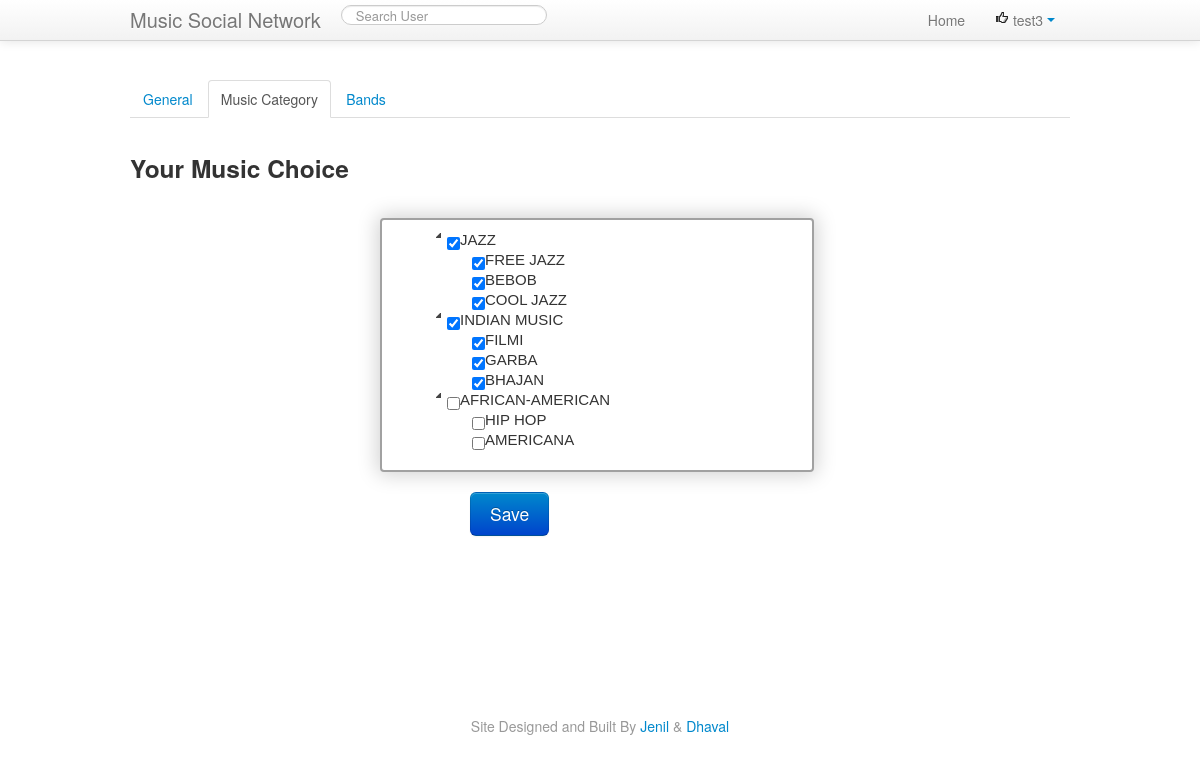
Page /musicCategory.php (signed in) on the committed database.
### tables this page shows
CREATE TABLE IF NOT EXISTS `music_category` (
  `catId` int(11) NOT NULL,
  `catName` varchar(100) DEFAULT NULL,
  `originCity` varchar(100) DEFAULT NULL,
  `parentCatId` int(11) DEFAULT NULL,
  `catDesc` varchar(500) DEFAULT NULL,
  `tags` varchar(200) DEFAULT NULL,
  `instruments` varchar(200) DEFAULT NULL
);

### dbHelper.php (called while the page is built, shortened)
<?php
    class db
    {
        private $dbo = null;
        public function __construct()
        {
			$this->dbo = new PDO("mysql:host=localhost;dbname=music_socialnetwork", "root", "");
        }
		public function getAllParentCategory()
        {
            $queryString = "SELECT * FROM music_category mc where mc.catId in (select distinct(parentCatId) from music_category)";
            $query = $this->dbo->query($queryString);
            return $query;
        }
		public function getAllChildCategory($parCatId){
			$queryString = "SELECT * FROM music_category mc where mc.parentCatId = '$parCatId'";
            $query = $this->dbo->query($queryString);
            return $query;
		}
}
?>

### musicCategory.php (the view, shortened to what this page needs)
<?php
		require 'dbHelper.php';
		$dbo = new db();
 ?>
<html>
<head>
    <?php include 'header.php'; ?>
    <link rel="stylesheet" type="text/css"
          href="http://code.jquery.com/ui/1.10.1/themes/base/jquery-ui.css"/>
    <link rel="stylesheet" type="text/css" href="src/css/jquery.tree.css"/>
</head>
<body>
		<div class="container" style="margin-top: 40px;">
		<?php if($_SESSION['userType']=='USER') { ?>
		<ul class="nav nav-tabs">
			<li><a href="settings">General</a></li>
			<li class="active"><a href="musicCategory">Music Category</a></li>
			<li><a href="userBands">Bands</a></li>
		</ul>
		<?php }else if($_SESSION['userType']=='BAND') { ?>
		 <ul class="nav nav-tabs">
			<li><a href="bandSetting">General</a></li>
			<li><a href="addArtist">Artist</a></li>
			<li class="active"><a href="musicCategory">Music Category</a></li>
			<li><a href="bandConcert">Concerts</a></li>
		</ul>
		<?php } ?>
            <form method="post" action="">
            <div class="row-fluid">
                <div class="span4">
                    <h3>Your Music Choice</h3>
                </div>
            </div>
            <div class="row-fluid" >
			<div id="example-7">
			<div style="border:2px solid #a1a1a1;
                  margin-top:20px;
				  margin-left:250px;
                  font-size:15px;
                  padding:10px 40px;
                  box-shadow: 0px 0px 20px 3px #d3d3d3;
                  border-radius: 4px;
                  background-color: #ffffff;width:350px;">
                <ul>
				 <?php
					$query = $dbo->getAllParentCategory();
					while ($row = $query->fetch(PDO::FETCH_ASSOC))
				{?>
                    <li><input type="checkbox" id="<?php echo $row['catId'] ?>" title="<?php echo $row['catDesc'] ?>" name=musicCat[] value="<?php echo $row['catId'] ?>"><span><?php echo $row['catName'] ?></span>
                        <ul>
							<?php
								$query1 = $dbo->getAllChildCategory($row['catId']);
								while ($row1 = $query1->fetch(PDO::FETCH_ASSOC)){
							?>
                            <li><input type="checkbox" id="<?php echo $row1['catId'] ?>" title="<?php echo $row1['catDesc'] ?>" name=musicCat[] value="<?php echo $row1['catId'] ?>"><span><?php echo $row1['catName'] ?></span>
								<?php } ?>
                        </ul>
						<?php
						}
						?>
                </ul>
            </div>
        </div>
		<div class="span4 offset4">
                    <div class="control-group" >
                        <div class="controls" >
                            <br/><button type="submit" class="btn btn-primary btn-large" value="save" name="submit">Save</button>
                        </div>
                    </div>
            </div>
		</form>
		</div>
<?php include 'footer.php'; ?>
</body>
</html>

### header.php (shortened to what this page needs)
<link rel="stylesheet" href="css/bootstrap.css">
<div class="navbar navbar-fixed-top head-top">
    <div class="navbar-inner ">
        <div class="container">
            <a href="#" class="brand">Music Social Network</a>
            <div class="nav-collapse collapse">
                <form class="navbar-search" action="search" method="get">
                  <input type="text" class="search-query" placeholder="Search User" name="term">
                </form>
                <ul class="nav pull-right">
                    <?php
                        if(isset($_SESSION['userType']) && $_SESSION['userType'] == 'USER'){
							echo'<li><a href="home">Home</a></li>';
                        }
                        if (isset($_SESSION['userType']) && ($_SESSION['userType'] == 'USER' || $_SESSION['userType'] == 'ADMIN'))
                        {
                            $strToPrint = "<li>
                                    <a class=\"dropdown-toggle\" data-toggle=\"dropdown\" href=\"profile?user=" . $_SESSION['username'] . "\">
                                        <i class=\"icon-thumbs-up\"></i> " .  $_SESSION['username'] . "
                                        <span class=\"caret\"></span>
                                    </a>
                                    <ul class=\"dropdown-menu\">
                                        <li><a href=\"profile?user=" . $_SESSION['username'] . "\">Profile</a></li>
                                        <li><a href=\"settings\">Settings</a></li>
                                        <li class=\"divider\"></li>
                                        <li><a href=\"logout\">Logout</a></li>
                                    </ul>
                            </li>";
                            echo "$strToPrint";
                        }
                        ?>
                </ul>
            </div>
        </div>
    </div>
</div>

### footer.php (shortened to what this page needs)
<center>
    <div id="footer">
      <div class="container">
        <p class="muted credit">
            Site Designed and Built By
            <a target="_blank" href="#">Jenil </a> &
			<a target="_blank" href="#">Dhaval </a>
        </p>
      </div>
    </div>
</center>

### header.php (style rules this page uses)
body { padding-top: 40px; }

### footer.php (style rules this page uses)
#footer { position: relative; top: 150px; }

### rows in the picture
music_category: catName "JAZZ"
music_category: catName "FREE JAZZ"
music_category: catName "BEBOB"
music_category: catName "COOL JAZZ"
music_category: catName "INDIAN MUSIC"
music_category: catName "FILMI"
music_category: catName "GARBA"
music_category: catName "BHAJAN"
music_category: catName "AFRICAN-AMERICAN"
music_category: catName "HIP HOP"
music_category: catName "AMERICANA"

### other values in the picture
$_SESSION['username'] "test3"
